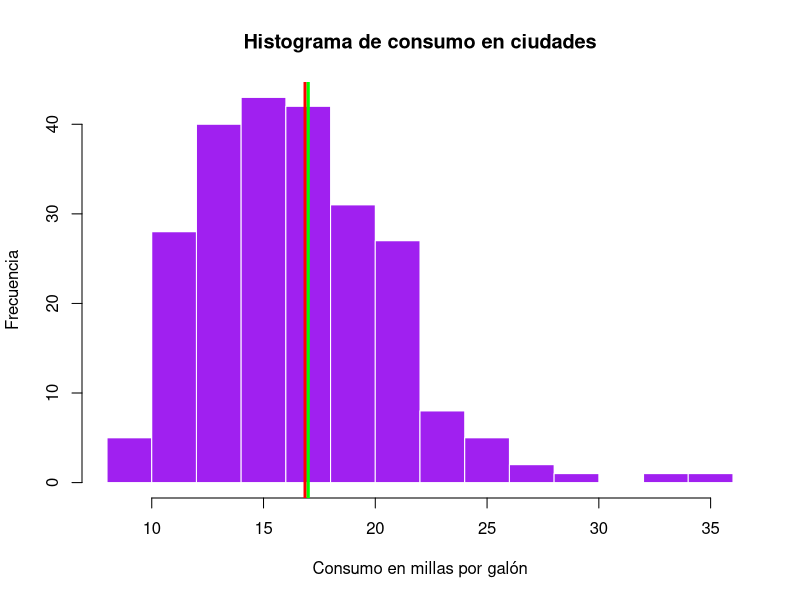

Here is the R script that generated this plot:
library(ggplot2)

hist(mpg$cty,
     main = "Histograma de consumo en ciudades",
     xlab = "Consumo en millas por galón",
     ylab = "Frecuencia",
     breaks = 12,
     col = "purple",
     border = "white")

# MEDIA

x_barra_city <- mean(mpg$cty)
abline(v = x_barra_city,
       lwd = 3,
       col = "red")

# EJEMPLO

x_1 <- c(3, 4, 3, 4, 4, 5, 5, 6)
mean(x_1)

x_2 <- c(3,4,3,4,4,5,6,27)
mean(x_2)

# MEDIANA

m <- median(mpg$cty)
abline(v = m,
       lwd = 3,
       col = "green")